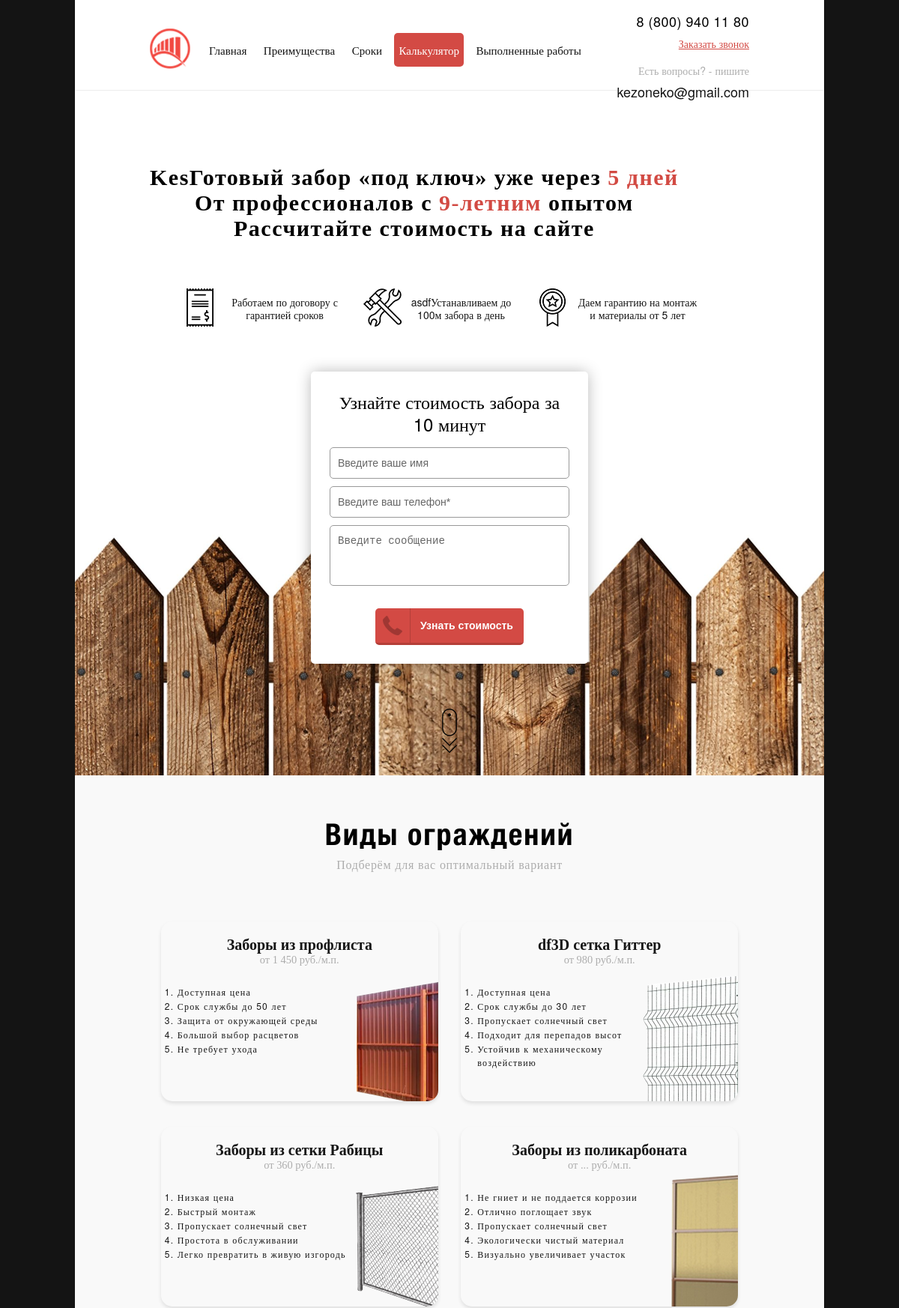
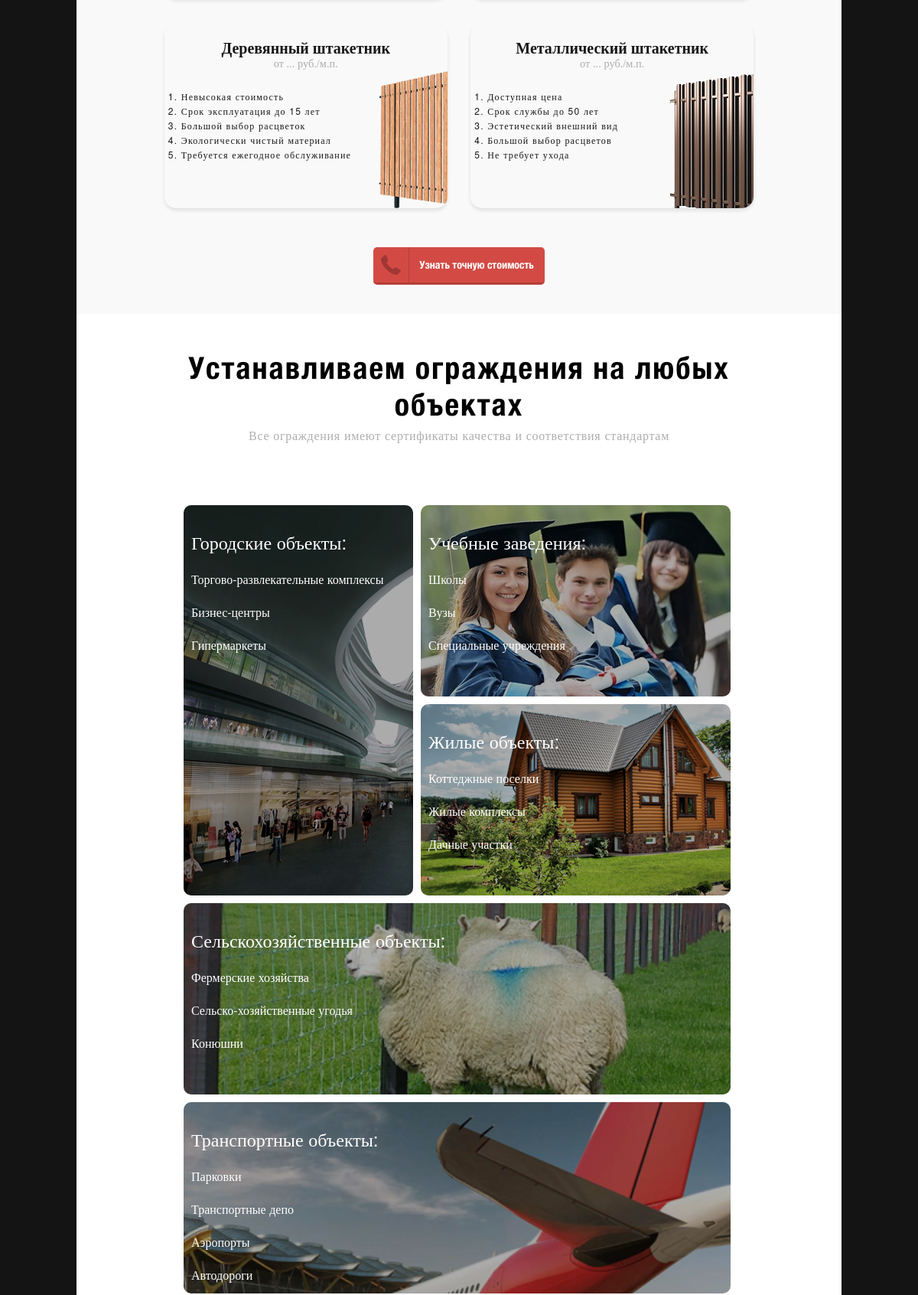
The page / (upper part) on the database its author committed (2 pictures, top to bottom).
### tables this page shows
CREATE TABLE `settings` (
  `title` varchar(255) NOT NULL,
  `value` varchar(255) NOT NULL
);

CREATE TABLE `advantages` (
  `id` int(7) NOT NULL,
  `adv_text` varchar(255) NOT NULL,
  `type` int(1) NOT NULL DEFAULT '1',
  `icon` varchar(255) NOT NULL
);

CREATE TABLE `forms` (
  `id` int(2) NOT NULL,
  `title` varchar(255) NOT NULL,
  `button` varchar(255) NOT NULL
);

CREATE TABLE `fence_types` (
  `id` int(7) NOT NULL,
  `title` varchar(255) NOT NULL,
  `description` varchar(255) NOT NULL,
  `text` text NOT NULL,
  `image` varchar(255) NOT NULL
);

### index.php (the view, shortened to what this page needs)
<?php
include("admin/db.php");
$sett_info = $connection->prepare('SELECT title, value FROM settings');
$sett_info->execute();
while ($row = $sett_info->fetch(PDO::FETCH_ASSOC)) {
	if ($row['title'] == 'email') {$email = $row['value'];}
	if ($row['title'] == 'phone') {$phone = $row['value'];}
}
$slider_info = $connection->prepare('SELECT adv_text FROM advantages WHERE type = :type');
$slider_info->execute(['type' => 1]);
$i = 1;
while ($row = $slider_info->fetch(PDO::FETCH_ASSOC)) {
	$slider .= '
					<div id="text-slide' . $i . '">' . $row['adv_text'] . '</div>
';
	$i++;
}
$slider2_info = $connection->prepare('SELECT adv_text, icon FROM advantages WHERE type = :type');
$slider2_info->execute(['type' => 2]);
$i = 1;
while ($row = $slider2_info->fetch(PDO::FETCH_ASSOC)) {
	$slider2 .= '
					<div class="box1 box11-' . $i . '"><div class="' . $row['icon'] . '"></div><div class="box1-1">' . $row['adv_text'] . '</div></div>
';
	$i++;
}
$forms_info = $connection->prepare('SELECT title, button FROM forms');
$forms_info->execute();
$i = 1;
while ($row = $forms_info->fetch(PDO::FETCH_ASSOC)) {
	$form[$i]['title'] = $row['title'];
	$form[$i]['button'] = $row['button'];
	$i++;
}
$fence_types_info = $connection->prepare('SELECT title, description, text FROM fence_types');
$fence_types_info->execute();
$i = 1;
while ($row = $fence_types_info->fetch(PDO::FETCH_ASSOC)) {
	$fence_types .= '
				<a href="#cost" class="box2 box2-' . $i . ' fancybox">
					<h3>' . $row['title'] . '</h3>
					<span>' . $row['description'] . '</span>
					<ol>
						' . $row['text'] . '
					</ol>
				</a>
';
	$i++;
}
?>
<!DOCTYPE html>
<html lang="ru">
<head>
	<link rel="stylesheet" href="libs/bootstrap/bootstrap-grid-3.3.1.min.css" />
	<link rel="stylesheet" href="libs/font-awesome-4.7.0/css/font-awesome.min.css" />
	<link rel="stylesheet" href="libs/fancybox/jquery.fancybox.css" />
	<link rel="stylesheet" href="libs/owl-carousel/owl.carousel.css" />
	<link rel="stylesheet" href="libs/countdown/jquery.countdown.css" />
	<link rel="stylesheet" href="css/font.css">
	<link rel="stylesheet" href="css/style.css">
	<link rel="stylesheet" href="css/media.css">
</head>
<body>
	<div class="wrapper">
		<header>
			<div class="container">
				<div class="logo"><span>Санкт-Петербург и обл.</span></div>
				<div class="main_mnu">
					<ul>
						<li><a href="#">Главная</a></li>
						<li><a href="#">Преимущества</a></li>
						<li><a href="#">Сроки</a></li>
						<li><a href="#" class="active">Калькулятор</a></li>
						<li><a href="#" class="last-h">Выполненные работы</a></li>
					</ul>
				</div>
				<div class="contact_top_phone"><span><?= $phone ?></span><a href="#callback" class="fancybox">Заказать звонок</a></div>
				<div class="contact_top_email"><span>Есть вопросы? - пишите</span><a href="mailto:zakaz@pervoline.ru"><?= $email ?></a></div>
			</div>
		</header>
		<section class="jumbotron">
			<div class="container">
				<div class="slider">
<?= $slider ?>
<?= $slider2 ?>
				</div>
				<div class="jumboform">
					<form id="formcost" class="form_cost">
						<h3><?= $form[1]['title'] ?></h3>
						<input type="text" name="name" placeholder="Введите ваше имя" />
						<input type="text" name="phone" class="phone" placeholder="Введите ваш телефон*" required>
						<textarea name="message" placeholder="Введите сообщение"></textarea>
						<button class="button" type="submit"><?= $form[1]['button'] ?></button>
					</form>
				</div>
				<div class="icon_mouse"></div>
			</div>
		</section>
		<section class="fence_types">
			<div class="container">
				<div class="title">
					<h3>Виды ограждений</h3>
					<span>Подберём для вас оптимальный вариант</span>
				</div>
<?= $fence_types ?>
				<a href="#cost" class="button fancybox">Узнать точную стоимость</a>
			</div>
		</section>
		<section class="fence_install">
			<div class="container">
				<div class="title">
					<h3>Устанавливаем ограждения на любых объектах</h3>
					<span>Все ограждения имеют сертификаты качества и соответствия стандартам</span>
				</div>
				<div class="box3 box3-1">
					<h3>Городские объекты:</h3>
					<ul>
						<li>Торгово-развлекательные комплексы</li>
						<li>Бизнес-центры</li>
						<li>Гипермаркеты</li>
					</ul>
				</div>
				<div class="box4">
					<div class="box6 box3-2">
						<h3>Учебные заведения:</h3>
						<ul>
							<li>Школы</li>
							<li>Вузы</li>
							<li>Специальные учреждения</li>
						</ul>
					</div>
					<div class="box6 box3-3">
						<h3>Жилые объекты:</h3>
						<ul>
							<li>Коттеджные поселки</li>
							<li>Жилые комплексы</li>
							<li>Дачные участки</li>
						</ul>
					</div>
				</div>
				<div class="box5 box3-4">
					<h3>Сельскохозяйственные объекты:</h3>
					<ul>
						<li>Фермерские хозяйства</li>
						<li>Сельско-хозяйственные угодья</li>
						<li>Конюшни</li>
					</ul>
				</div>
				<div class="box5 box3-5">
					<h3>Транспортные объекты:</h3>
					<ul>
						<li>Парковки</li>
						<li>Транспортные депо</li>
						<li>Аэропорты</li>
						<li>Автодороги</li>
					</ul>
				</div>
			</div>
		</section>
	</div>
</body>
</html>

### css/style.css (style rules this page uses)
*, ul, ol, li, h1, h2, h3, p, form, input, button { margin: 0; padding: 0; }
body { background-color: #141414; font-family: Helvetica Neue; font-size: 16px; font-weight: 400; font-style: normal; }
.container { margin: 0 auto; }
.main_mnu .active { background: #D34A44; -webkit-border-radius: 5px; -webkit-border-radius: 5px; -moz-border-radius: 5px; -moz-border-radius: 5px; border-radius: 5px; color: #fff; }
.last-h { margin-right: 0 !important; }
.wrapper { margin: 0 auto; background-color: #fff; }
header { box-shadow: 0 0 2px -1px; }
.logo { float: left; color: #ADADAD; }
.main_mnu { float: left; }
.main_mnu a { color: #141414; text-decoration: none; }
.contact_top_phone { float: right; text-align: right; }
.contact_top_phone span { display: block; }
.contact_top_phone a { color: #D34A44; }
.contact_top_email { float: right; text-align: right; }
.contact_top_email span { color: #ADADAD; display: block; }
.contact_top_email a { text-decoration: none; color: #141414; }
.slider { float: left; }
#text-slide1, #text-slide2 { font-family: "AvenirNextW1G"; opacity:0; }
#text-slide1 span, #text-slide2 span { color: #D24A43; }
.box1 { color: #141414; font-family: "Helvetica Neue"; }
.icon-contract { float: left; background: url("../img/icon-contract.png") no-repeat 0 0; }
.icon-tools { float: left; background: url("../img/icon-tools.png") no-repeat 0 0; }
.icon-achievment { float: left; background: url("../img/icon-achievement.png") no-repeat 0 0; }
.jumboform { box-shadow: 0 0 20px -1px rgba(0, 0, 0, 0.3); -webkit-border-radius: 5px; -webkit-border-radius: 5px; -moz-border-radius: 5px; -moz-border-radius: 5px; border-radius: 5px; background: #fff; }
.form_cost h3 { text-align: center; }
.form_cost input[type=text] { background: #fff; -webkit-border-radius: 5px; -webkit-border-radius: 5px; -moz-border-radius: 5px; -moz-border-radius: 5px; border-radius: 5px; color: #999; }
.form_cost textarea { background: #fff; -webkit-border-radius: 5px; -webkit-border-radius: 5px; -moz-border-radius: 5px; -moz-border-radius: 5px; border-radius: 5px; color: #999; resize: none; }
.button { border: 0; color: #fff; -webkit-border-radius: 5px; -webkit-border-radius: 5px; -moz-border-radius: 5px; -moz-border-radius: 5px; border-radius: 5px; text-align: center; background: url("../img/line-red.png") 46px 0 repeat-y, url("../img/icon-phone-opacity.png") 10px 50% no-repeat #D34A44; font-weight: 600; }
.icon_mouse { clear: both; margin: 0 auto; background: url("../img/icon-mouse.png") no-repeat 0 0; }
.fence_types { background: #F9F9F9; }
.title { text-align: center; }
.title h3 { font-weight: 600; }
.title span { color: #adadad; }
.box2 { text-align: center; box-shadow: 0 3px 5px 0 rgba(0, 0, 0, 0.1); border-radius: 15px; }
.box2 h3 { font-family: "AvenirNextW1G"; color: #161616; }
.box2 span { font-family: "AvenirNextW1G"; color: #adadad; }
.box2 ol { color: #161616; text-align: left; list-style-position: outside; }
.box2-1 { background: url("../img/fence-proflist.png") no-repeat 260px 70px; }
.box2-2 { background: url("../img/fence-3d-gitter.png") no-repeat 240px 70px; }
.box2-3 { background: url("../img/fence-rabizy.png") no-repeat 260px 70px; }
.box2-4 { background: url("../img/fence-polycarbon.png") no-repeat 280px 60px; }
.box2-5 { background: url("../img/fence-wood.png") no-repeat 280px 30px; }
.box2-6 { background: url("../img/fence-metal.png") no-repeat 260px 50px; }
.fence_types .button { margin: 0 auto; }
.box3, .box5, .box6 { text-align: left; color: #fff; }
.box3 { background-color: #ccc; box-shadow:0 0 0 255px rgba(0, 0, 0, 0.33) inset; border-radius: 10px; }
.box3 ul, .box5 ul, .box6 ul { list-style: none; }
.box5 { background-color: #ccc; box-shadow:0 0 0 255px rgba(0, 0, 0, 0.33) inset; border-radius: 10px; }
.box6 { background-color: #ccc; box-shadow:0 0 0 125px rgba(0, 0, 0, 0.33) inset; border-radius: 10px; }
.box3-1 { background: url("../img/image1.png") no-repeat 0 0; }
.box3-2 { background: url("../img/image2.png") no-repeat 0 0; }
.box3-3 { background: url("../img/image3.png") no-repeat 0 0; }
.box3-4 { background: url("../img/image4.png") no-repeat 0 0; }
.box3-5 { background: url("../img/image5.png") no-repeat 0 0; }

### rows shown on the page
settings: value "8 (800) 940 11 80"
settings: value "kezoneko@gmail.com"
advantages: adv_text "KesГотовый забор «под ключ» уже через 5 дней От профессионалов с 9-летним опытом Рассчитайте стоимость на сайте"
advantages: shows a picture, adv_text "Работаем по договору с гарантией сроков"
advantages: shows a picture, adv_text "asdfУстанавливаем до 100м забора в день"
advantages: shows a picture, adv_text "Даем гарантию на монтаж и материалы от 5 лет"
forms: title "Узнайте стоимость забора за 10 минут", button "Узнать стоимость"
fence_types: shows a picture, title "Заборы из профлиста", description "от 1 450 руб./м.п.", text "Доступная цена Срок службы до 50 лет Защита от окружающей среды Большой выбор расцветов Не требует ухода"
fence_types: shows a picture, title "df3D сетка Гиттер", description "от 980 руб./м.п.", text "Доступная цена Срок службы до 30 лет Пропускает солнечный свет Подходит для перепадов высот Устойчив к механическому воздействию"
fence_types: shows a picture, title "Заборы из сетки Рабицы", description "от 360 руб./м.п.", text "Низкая цена Быстрый монтаж Пропускает солнечный свет Простота в обслуживании Легко превратить в живую изгородь"
fence_types: shows a picture, title "Заборы из поликарбоната", description "от ... руб./м.п.", text "Не гниет и не поддается коррозии Отлично поглощает звук Пропускает солнечный свет Экологически чистый материал Визуально увеличивает участок"
fence_types: shows a picture, title "Деревянный штакетник", description "от ... руб./м.п.", text "Невысокая стоимость Срок эксплуатация до 15 лет Большой выбор расцветок Экологически чистый материал Требуется ежегодное обслуживание"
fence_types: shows a picture, title "Металлический штакетник", description "от ... руб./м.п.", text "Доступная цена Срок службы до 50 лет Эстетический внешний вид Большой выбор расцветов Не требует ухода"
